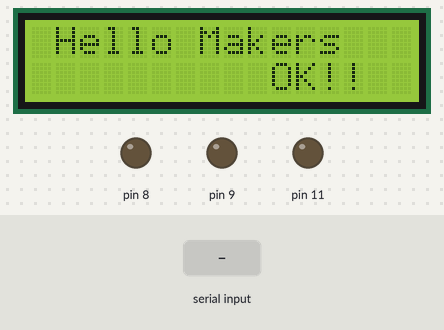
A sketch run on a simulated Arduino Uno, built with avr-gcc and run on an emulated ATmega328P. Parts: 16×2 character LCD, output pins drawn as LEDs (lit = HIGH). The inputs (shaded band) are chosen by the test bench. What the sketch prints to the serial monitor is not drawn.

Above: at 3.2 s.
3.3 s: "H" received over Serial
At 4.5 s:
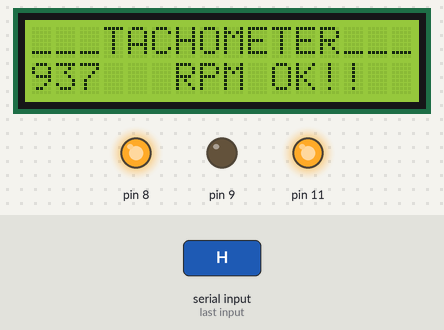
5.6 s: "m" received over Serial
At 7.2 s:
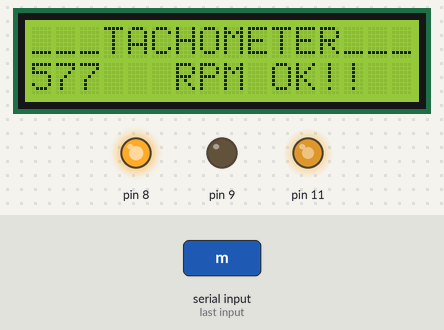
7.6 s: "l" received over Serial
At 8.8 s:
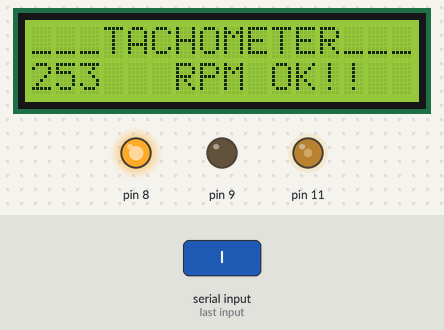
9.6 s: "h" received over Serial
At 11.4 s:
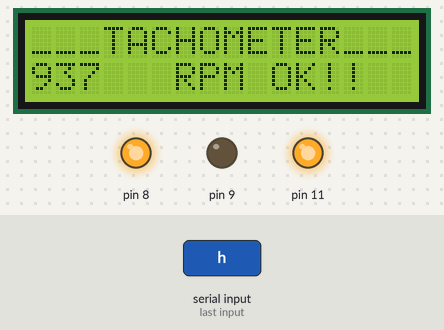
11.7 s: "s" received over Serial
At 13.1 s:
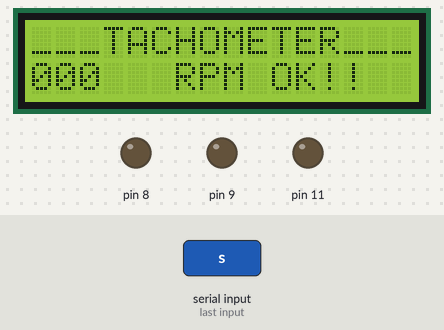
Timing chart, 0 to 14.7 s (numbered marks = the images above; inputs shaded):
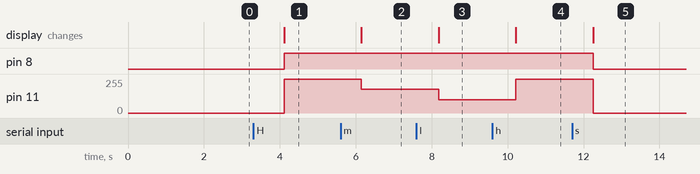

Measured:
- after the input at 3.3 s, pin 8: LOW → HIGH after 0.82 s; pin 11: 0/255 → 255/255 after 0.82 s; the display: changes after 0.82 s (image 1)
- after the input at 5.6 s, pin 11: 255/255 → 180/255 after 0.55 s; the display: changes after 0.55 s (image 2)
- after the input at 7.6 s, pin 11: 180/255 → 100/255 after 0.58 s; the display: changes after 0.58 s (image 3)
- after the input at 9.6 s, pin 11: 100/255 → 255/255 after 0.62 s; the display: changes after 0.62 s (image 4)
- after the input at 11.7 s, pin 8: HIGH → LOW after 0.55 s; pin 11: 255/255 → 0/255 after 0.55 s; the display: changes after 0.55 s (image 5)

The sketch:

BT.ino
```cpp
#include <LiquidCrystal_I2C.h> //This library you can add via Include Library > Manage Library >
LiquidCrystal_I2C lcd(0x27, 16, 2);
float rev=0;
int rpm;
int oldtime=0;
int time1;


void setup() {
  // put your setup code here, to run once:

 Serial.begin(9600);
 lcd.init();   // initializing the LCD
  lcd.backlight(); // Enable or Turn On the backlight
  lcd.print(" Hello Makers ");
  lcd.setCursor(9,1);
  lcd.print(" OK!! ");
 pinMode(8, OUTPUT);
  pinMode(11, OUTPUT);
  pinMode(9, OUTPUT);

  digitalWrite(9, 0);
  analogWrite(11, 0);
  digitalWrite(8, 0);
  delay(2000);
}

void loop() {
  while(Serial.available()) {
delay(10);
char voice =Serial.read();
Serial.println(voice);
  // put your main code here, to run repeatedly:


    if ((voice == 'H') || (voice == 'h') )
    {
      lcd.setCursor(0,0);
      lcd.print("___TACHOMETER___");
      lcd.setCursor(0,1);
      lcd.print("937");
      lcd.setCursor(5,1);
      lcd.print(" RPM");
      analogWrite(11, 255);
      digitalWrite(8, 1);
    }
    else if ((voice == "M") || (voice == 'm') )
    {
       lcd.setCursor(0,0);
      lcd.print("___TACHOMETER___");
      lcd.setCursor(0,1);
      lcd.print("577");
      lcd.setCursor(5,1);
      lcd.print(" RPM");
      analogWrite(11, 180);
      digitalWrite(8, 1);
    }
    else if ((voice == "L") || (voice == 'l') )
    {
       lcd.setCursor(0,0);
      lcd.print("___TACHOMETER___");
      lcd.setCursor(0,1);
      lcd.print("253");
      lcd.setCursor(5,1);
      lcd.print(" RPM");
      analogWrite(11, 100);
      digitalWrite(8, 1);
    }
    else if ((voice == "S") || (voice == 's') )
    {
       lcd.setCursor(0,0);
      lcd.print("___TACHOMETER___");
      lcd.setCursor(0,1);
      lcd.print("000");
      lcd.setCursor(5,1);
      lcd.print(" RPM");
      analogWrite(11, 0);
      digitalWrite(8, 0);
    }

}
 delay(1000);          //detaches the interrupt
}
```
